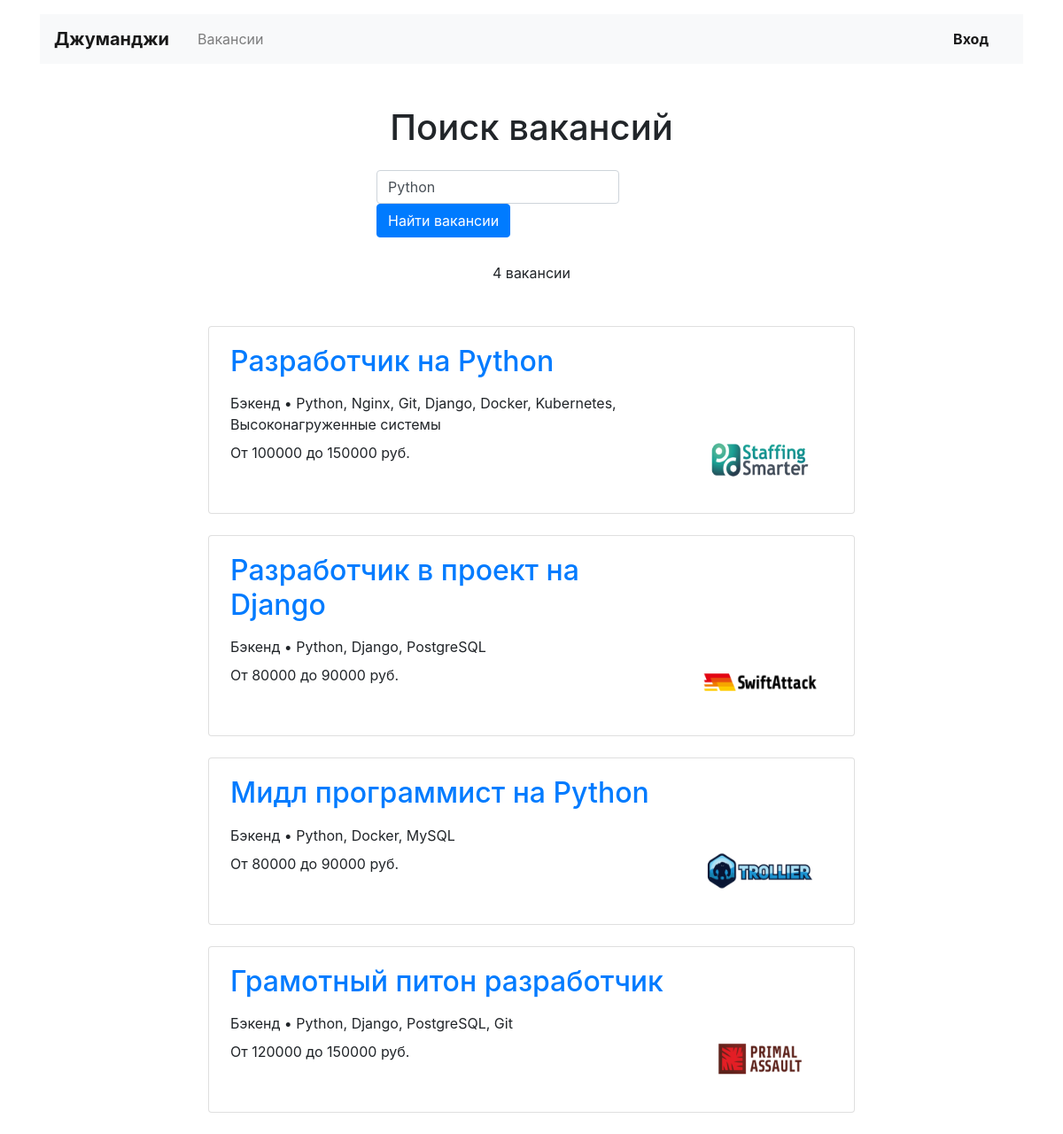
The page /search?s=Python on the database its author committed.
### vacancies/models.py (models this page shows, shortened)
class Vacancy(models.Model):
    title = models.CharField(max_length=120)
    specialty = models.ForeignKey(Specialty, on_delete=models.CASCADE, related_name='vacancies')
    company = models.ForeignKey(Company, on_delete=models.CASCADE, related_name='vacancies')
    skills = models.CharField(max_length=300)
    description = models.TextField()
    salary_min = models.IntegerField()
    salary_max = models.IntegerField()
    published_ad = models.DateField(auto_now=True)

class Specialty(models.Model):
    code = models.CharField(max_length=30)
    title = models.CharField(max_length=120)
    picture = models.ImageField(
        upload_to='MEDIA_SPECIALITY_IMAGE_DIR',
        height_field='height_field',
        width_field='width_field',
        default='100x60.gif',
    )
    height_field = models.PositiveIntegerField(default=60)
    width_field = models.PositiveIntegerField(default=100)

class Company(models.Model):
    name = models.CharField(max_length=120)
    location = models.CharField(max_length=30)
    logo = models.ImageField(
        upload_to='MEDIA_COMPANY_IMAGE_DIR',
        height_field='height_field',
        width_field='width_field',
        default='100x60.gif',
    )
    height_field = models.PositiveIntegerField(default=60)
    width_field = models.PositiveIntegerField(default=100)
    description = models.TextField()
    employee_count = models.IntegerField()
    owner = models.OneToOneField(User, on_delete=models.CASCADE, related_name='user', null=True)

### vacancies/views/public.py (the view)
# urls.py: path('search', SearchView.as_view(), name='search'),
class SearchView(ListView):
    model = Vacancy
    template_name = "public/search.html"
    def get_queryset(self):
        request = self.request.GET.get('s')
        return Vacancy.objects.filter(
            Q(title__icontains=request) | Q(description__icontains=request) | Q(skills__icontains=request),
        )

### vacancies/templatetags/ru_pluralize.py (called while the page is built)
@register.filter()
def ru_pluralize(number: Union[int, str], args: str = 'вакансия,вакансии,вакансий'):
    nom_sing, gen_sing, gen_plur = args.split(',')
    number = abs(int(number))
    if 10 <= number % 100 <= 20:
        return f'{ number } { gen_plur }'
    if number % 10 == 1:
        return f'{ number } { nom_sing }'
    if 2 <= number % 10 <= 4:
        return f'{ number } { gen_sing }'
    return f'{number} {gen_plur}'

### vacancies/templates/public/search.html (shortened to what this page needs)
{% extends 'vacancies/../public/base.html' %}
{% load ru_pluralize %}
{% block content %}
  <main class="container mt-3">
    <section>
      <h1 class="h1 text-center mt-5 mb-4">Поиск вакансий</h1>
        <div class="row">
          <div class="col-md-7 col-lg-5 col-xl-4 col-sm-8 mx-auto">
            <form class="form-inline sm-form mr-auto mb-4" enctype="multipart/form-data">
              <input class="form-control mr-sm-2" name="s" type="search"
                     placeholder="Например: ios" value="{{ request.GET.s }}" aria-label="Поиск">
              <button class="btn btn-primary  my-0" type="submit">Найти вакансии</button>
            </form>
          </div>
        </div>
      <p class="text-center pt-1">{{ object_list.count|ru_pluralize:'вакансия,вакансии,вакансий' }}</p>
      <div class="row mt-5">
        <div class="col-12 col-lg-8 offset-lg-2 m-auto">
          {% if object_list %}
          {% for vacancy in object_list %}
            <div class="card mb-4">
              <div class="card-body px-4">
                <div class="row">
                  <div class="col-12 col-md-8 col-lg-9">
                    <a href="{% url 'vacancy' vacancy.id %}"><h2
                                                  class="h2 pb-2">{{ vacancy.title }}</h2></a>
                    <p class="mb-2"> {{ vacancy.specialty.title }} • {{ vacancy.skills }}</p>
                    <p>От {{ vacancy.salary_min }} до {{ vacancy.salary_max }} руб.</p>
                    <p class="text-muted pt-1">{{ vacancy.published_at }}</p>
                  </div>
                  <div class="col-12 col-md-4 col-lg-3 d-flex align-items-end">
                    <a href="{% url 'company' vacancy.company.id %}">
                        <img src="{{ vacancy.company.logo.url }}" width="130" height="80" alt="">
                    </a>
                  </div>
                </div>
              </div>
            </div>
          {% endfor %}
          {% else %}
            <p class="alert alert-info" role="alert">
              Ничего не найдено, попробуйте другой запрос.
            </p>
          {% endif %}
        </div>
      </div>
    </section>
  </main>
{% endblock %}

### rows shown on the page
Vacancy: title "Разработчик на Python", specialty "Бэкенд", skills "Python, Nginx, Git, Django, Docker, Kubernetes, Высоконагруженные системы", salary_min "100000", salary_max "150000", company.logo (picture)
Vacancy: title "Разработчик в проект на Django", specialty "Бэкенд", skills "Python, Django, PostgreSQL", salary_min "80000", salary_max "90000", company.logo (picture)
Vacancy: title "Мидл программист на Python", specialty "Бэкенд", skills "Python, Docker, MySQL", salary_min "80000", salary_max "90000", company.logo (picture)
Vacancy: title "Грамотный питон разработчик", specialty "Бэкенд", skills "Python, Django, PostgreSQL, Git", salary_min "120000", salary_max "150000", company.logo (picture)

### other values the page prints
{{ object_list.count|ru_pluralize:'вакансия,вакансии,вакансий' }} "4 вакансии"
